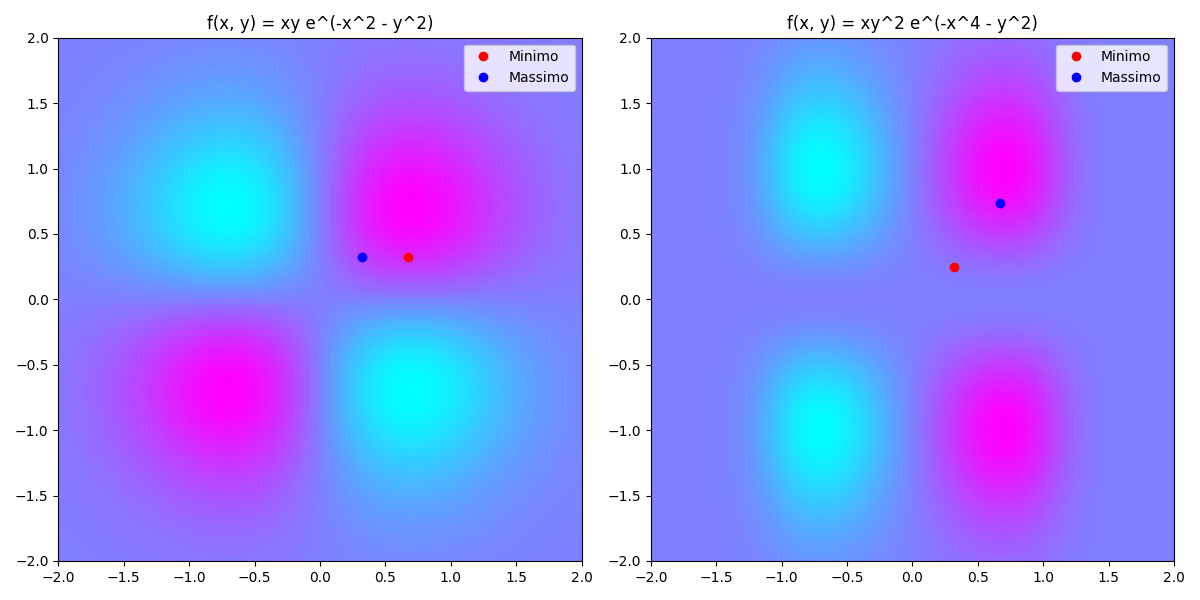

This figure's Python source:
import numpy as np
import matplotlib.pyplot as plt

# Definizione delle funzioni
def f1(x, y):
    return x * y * np.exp(-x**2 - y**2)

def f2(x, y):
    return x * y**2 * np.exp(-x**4 - y**2)

# Definizione del dominio delle funzioni
x = np.linspace(-2, 2, 100)
y = np.linspace(-2, 2, 100)
X, Y = np.meshgrid(x, y)

# Calcolo dei valori delle funzioni
Z1 = f1(X, Y)
Z2 = f2(X, Y)

# Individuazione dei punti di massimo e minimo
min1 = np.unravel_index(np.argmin(Z1), Z1.shape)
max1 = np.unravel_index(np.argmax(Z1), Z1.shape)

min2 = np.unravel_index(np.argmin(Z2), Z2.shape)
max2 = np.unravel_index(np.argmax(Z2), Z2.shape)

# Creazione del grafico
fig, (ax1, ax2) = plt.subplots(1, 2, figsize=(12, 6))

ax1.imshow(Z1, cmap='cool', origin='lower', extent=[-2, 2, -2, 2])
ax1.plot(min1[1]/100, min1[0]/100, 'ro', label='Minimo')
ax1.plot(max1[1]/100, max1[0]/100, 'bo', label='Massimo')
ax1.set_title('f(x, y) = xy e^(-x^2 - y^2)')
ax1.legend()

ax2.imshow(Z2, cmap='cool', origin='lower', extent=[-2, 2, -2, 2])
ax2.plot(min2[1]/100, min2[0]/100, 'ro', label='Minimo')
ax2.plot(max2[1]/100, max2[0]/100, 'bo', label='Massimo')
ax2.set_title('f(x, y) = xy^2 e^(-x^4 - y^2)')
ax2.legend()

plt.tight_layout()

# Visualizzazione del grafico
plt.show()
